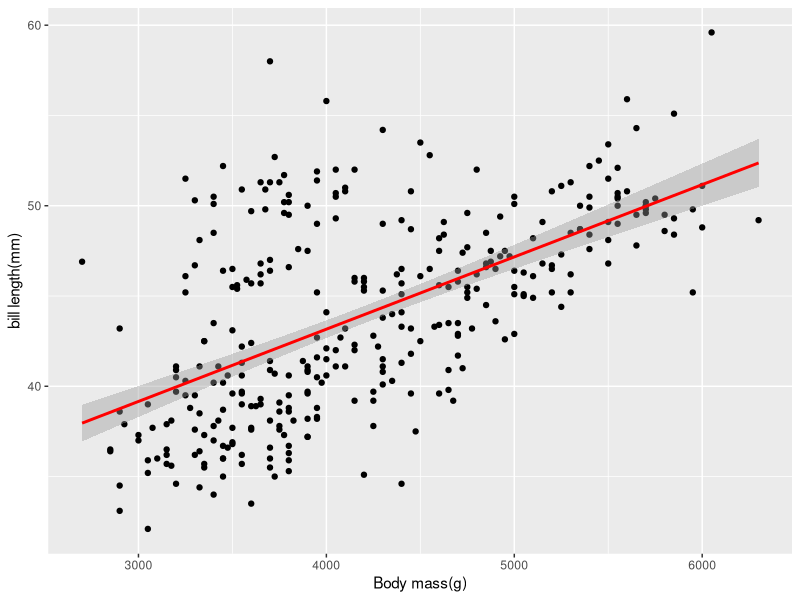
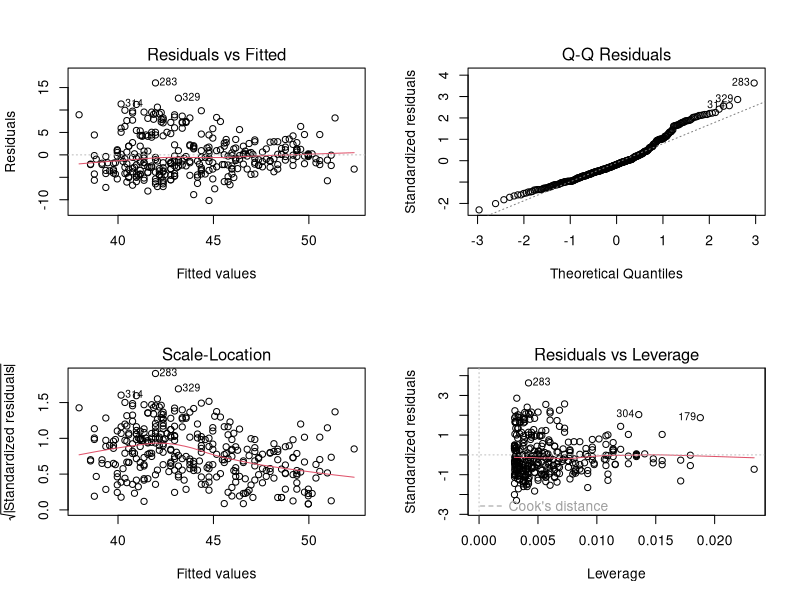
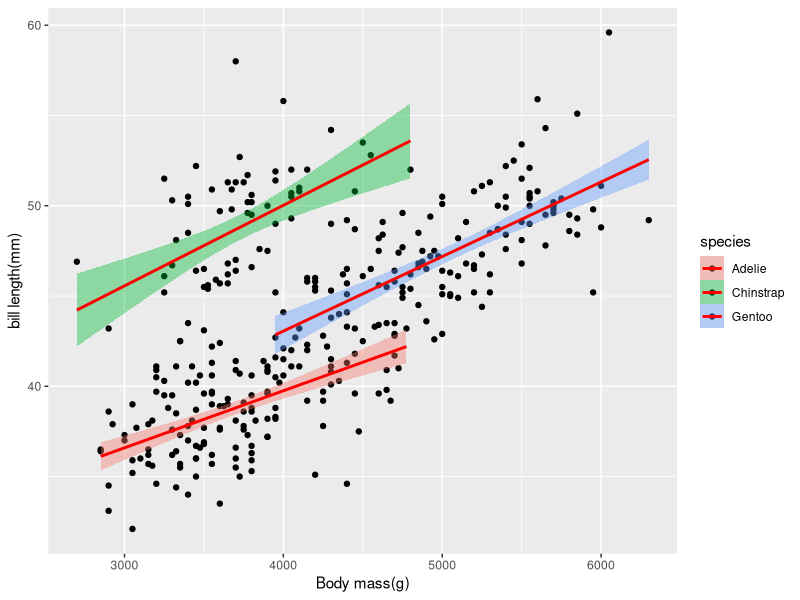

Generate these figures, in order, with R:
library(tidyverse)
library(palmerpenguins)


#1. Import the penguin data from the `palmerpenguin` package
new_penguins<- penguins%>% 
  drop_na()
View(new_penguins)

#Do big birds have big beaks? Fit a linear model between bill length and body mass, and interpret the coefficients.

new_penguins %>% 
  ggplot(aes(x=body_mass_g,y = bill_length_mm))+
  geom_point() +
  stat_smooth(method = "lm" , col = "red") +
  labs(x= "Body mass(g)", y= "bill length(mm)" )

fit_lm1 <- lm(bill_length_mm~body_mass_g, data = new_penguins)
summary(fit_lm1)


#3. Examine the diagnostics plots. Is everything OK?#
x11()
par(mfrow=c(2,2))
plot(fit_lm1)


#3. Calculate the residual sum of squares 
#(find sum the squared difference between the estimates calculated from the coefficients and the observed values).#

sum(resid(fit_lm1)^2)#shortcut
sum((new_penguins$bill_length_mm-((2.715*10^1)+((4.003*10^-3)*new_penguins$body_mass_g)))^2, na.rm=TRUE)#full calculation

#beta0 = intercept 1 estimate
#beta 1 = estumate body_mass
#y= bill_length 
#x = bodymass 

deviance(fit_lm1)
sum(resid(fit_lm1)^2)

#Add species to the model as a predictor
new_penguins %>% 
  ggplot(aes(x=body_mass_g,y = bill_length_mm, fill=species))+
  geom_point() +
  stat_smooth(method = "lm" , col = "red") +
  labs(x= "Body mass(g)", y= "bill length(mm)" )

fit_lm2 <- lm(bill_length_mm~body_mass_g*species, data = new_penguins)
summary(fit_lm2)